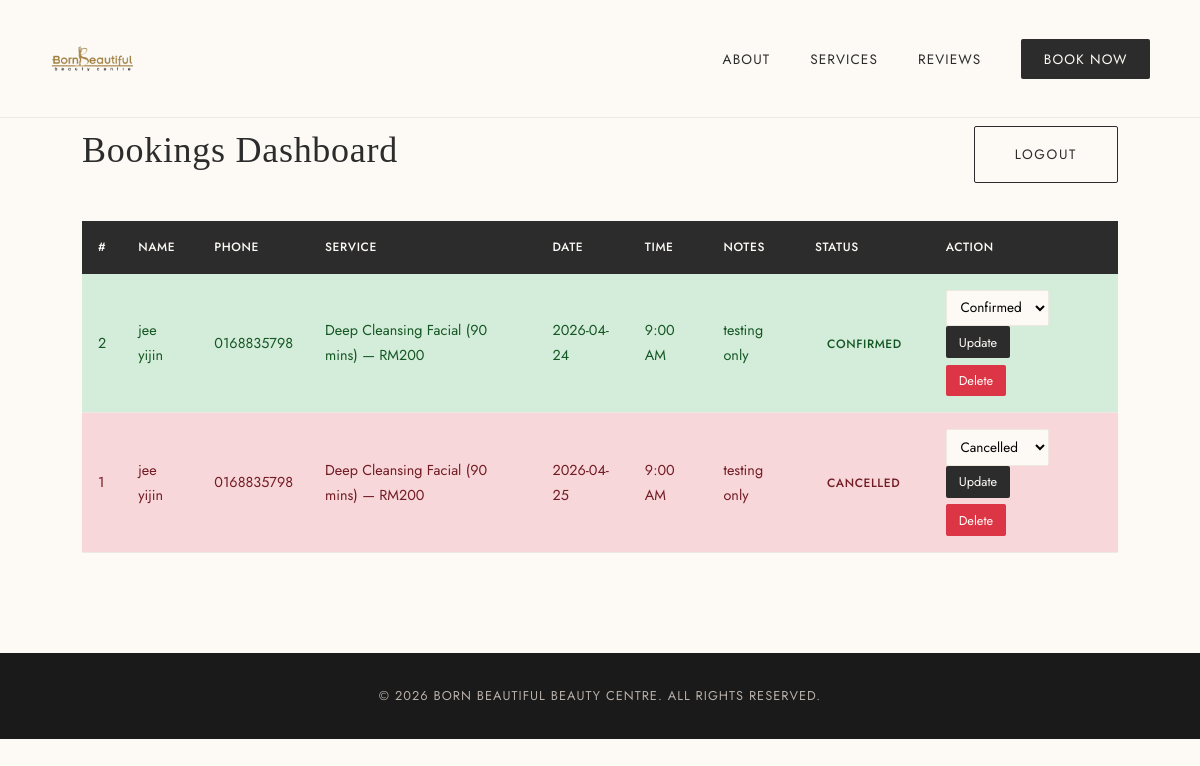
/admin/dashboard (signed in), run on an earlier commit of the app's database.
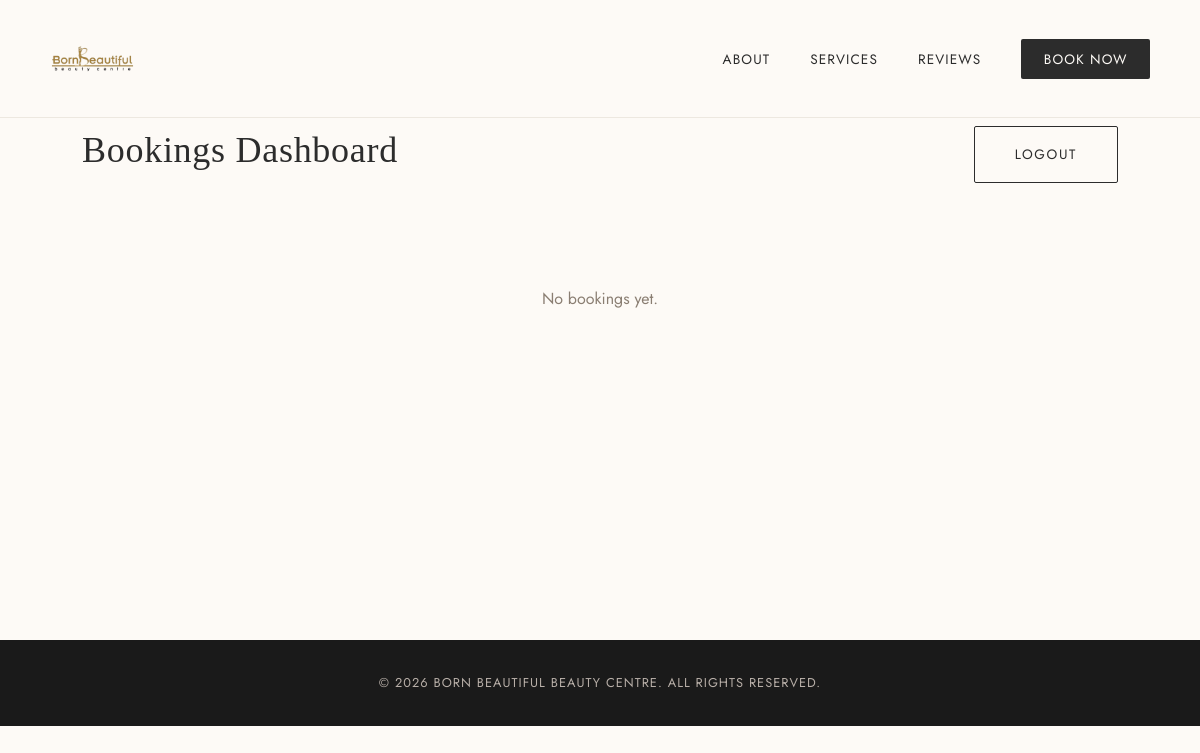
And on a later commit of the database.
### tables this page shows
CREATE TABLE bookings(
            id INTEGER PRIMARY KEY AUTOINCREMENT,
            name  TEXT NOT NULL,
            phone TEXT NOT NULL,
            service TEXT NOT NULL,
            date TEXT NOT NULL,
            time TEXT NOT NULL,
            notes TEXT,
            status TEXT DEFAULT 'pending',
            created_at TEXT DEFAULT CURRENT_TIMESTAMP
        );

### app.py (the view)
@app.route("/admin/dashboard")
def admin_dashboard():
    if not session.get("admin"):
        return redirect(url_for("admin_login"))
    conn = get_db()
    bookings = conn.execute("SELECT * FROM bookings ORDER BY date ASC, time ASC").fetchall()
    conn.close()
    return render_template("admin.html", bookings = bookings)

### app.py (called while the page is built)
def get_db():
    conn = sqlite3.connect('database.db')
    conn.row_factory = sqlite3.Row
    return conn

### templates/admin.html (shortened to what this page needs)
{% extends "layout.html" %}
{% block content %}
<section id="admin-dashboard">
  <div class="container">
    <div class="admin-header">
      <h2>Bookings Dashboard</h2>
      <a href="{{ url_for('admin_logout') }}" class="btn-outline">Logout</a>
    </div>
    {% if bookings %}
    <div class="bookings-table">
      <table>
        <thead>
          <tr>
            <th>#</th>
            <th>Name</th>
            <th>Phone</th>
            <th>Service</th>
            <th>Date</th>
            <th>Time</th>
            <th>Notes</th>
            <th>Status</th>
            <th>Action</th>
          </tr>
        </thead>
        <tbody>
          {% for booking in bookings %}
          <tr class="status-{{ booking.status }}">
            <td>{{ booking.id }}</td>
            <td>{{ booking.name }}</td>
            <td><a href="https://wa.me/{{ booking.phone }}" target="_blank">{{ booking.phone }}</a></td>
            <td>{{ booking.service }}</td>
            <td>{{ booking.date }}</td>
            <td>{{ booking.time }}</td>
            <td>{{ booking.notes or '—' }}</td>
            <td><span class="status-badge status-{{ booking.status }}">{{ booking.status }}</span></td>
            <td>
              <form action="{{ url_for('update_booking', booking_id=booking.id) }}" method="POST">
                <select name="status">
                  <option value="confirmed" {% if booking.status == 'confirmed' %}selected{% endif %}>Confirmed</option>
                  <option value="cancelled" {% if booking.status == 'cancelled' %}selected{% endif %}>Cancelled</option>
                </select>
                <button type="submit" class="btn-small">Update</button>
              </form>
              <form action="{{ url_for('delete_booking', booking_id=booking.id) }}" method="POST" onsubmit="return confirm('Delete this booking?')">
                <button type="submit" class="btn-delete">Delete</button>
              </form>
            </td>
          </tr>
          {% endfor %}
        </tbody>
      </table>
    </div>
    {% else %}
    <div class="no-bookings">
      <p>No bookings yet.</p>
    </div>
    {% endif %}
  </div>
</section>
{% endblock %}

### templates/layout.html (shortened to what this page needs)
<!DOCTYPE html>
<html lang="en">
<head>
  <link rel="stylesheet" href="{{ url_for('static', filename='css/style.css') }}" />
</head>
<body>
  <nav>
    <div class="nav-container">
      <a href="{{ url_for('index') }}" class="logo">
        <img src="{{ url_for('static', filename='images/logo.webp') }}" alt="Born Beautiful" height="85">
      </a>
      <ul class="nav-links">
        <li><a href="{{ url_for('index') }}#about">About</a></li>
        <li><a href="{{ url_for('index') }}#services">Services</a></li>
        <li><a href="{{ url_for('index') }}#testimonials">Reviews</a></li>
        <li><a href="{{ url_for('book') }}" class="nav-cta">Book Now</a></li>
      </ul>
    </div>
  </nav>
  <main>
    {% block content %}{% endblock %}
  </main>
  <footer>
    <p>© 2026 Born Beautiful Beauty Centre. All rights reserved.</p>
  </footer>
</body>
</html>

### static/css/style.css (style rules this page uses)
*, *::before, *::after { margin: 0; padding: 0; box-sizing: border-box; }
html { scroll-behavior: smooth; }
body { font-family: 'Jost', sans-serif; background-color: #FDFAF6; color: #2C2C2C; line-height: 1.7; }
a { text-decoration: none; color: inherit; }
img { max-width: 100%; display: block; }
h2 { font-family: 'Cormorant Garamond', serif; font-size: clamp(1.8rem, 3vw, 2.5rem); font-weight: 400; letter-spacing: 0.02em; margin-bottom: 0.5rem; }
.container { max-width: 1100px; margin: 0 auto; padding: 0 2rem; }
section { padding: 100px 0; }
nav { position: fixed; top: 0; width: 100%; z-index: 100; padding: 1rem 2rem; background-color: rgba(253, 250, 246, 0.95); backdrop-filter: blur(8px); border-bottom: 1px solid #EDE8E0; }
.nav-container { max-width: 1100px; margin: 0 auto; display: flex; justify-content: space-between; align-items: center; }
.logo img { height: 85px; width: auto; display: block; }
.nav-links { list-style: none; display: flex; gap: 2.5rem; align-items: center; }
.nav-links a { font-size: 0.85rem; letter-spacing: 0.08em; text-transform: uppercase; color: #2C2C2C; transition: color 0.3s ease; }
.nav-cta { background-color: #2C2C2C; color: #FDFAF6 !important; padding: 0.6rem 1.4rem; border-radius: 2px; }
footer { background-color: #1A1A1A; color: #B8AFA8; text-align: center; padding: 2rem; font-size: 0.8rem; letter-spacing: 0.08em; text-transform: uppercase; }
.btn-outline { display: inline-block; border: 1px solid #2C2C2C; color: #2C2C2C; padding: 1rem 2.5rem; font-size: 0.85rem; letter-spacing: 0.12em; text-transform: uppercase; border-radius: 2px; transition: all 0.3s ease; }
#admin-dashboard { background-color: #FDFAF6; min-height: 80vh; padding-top: 120px; }
.admin-header { display: flex; justify-content: space-between; align-items: center; margin-bottom: 2rem; }
.no-bookings { text-align: center; padding: 4rem; color: #8A7E72; }

What changed in the data, as far as the page shows it:
removed bookings: id "2", name "jee yijin", phone "0168835798", service "Deep Cleansing Facial (90 mins) — RM200", date "2026-04-24", time "9:00 AM", notes "testing only", status "CONFIRMED", status "Confirmed"
removed bookings: id "1", name "jee yijin", phone "0168835798", service "Deep Cleansing Facial (90 mins) — RM200", date "2026-04-25", time "9:00 AM", notes "testing only", status "CANCELLED", status "Cancelled"
Also different on the page:
text no longer shown: "# NAME PHONE SERVICE DATE TIME NOTES STATUS ACTION"
text now shown: "No bookings yet."
